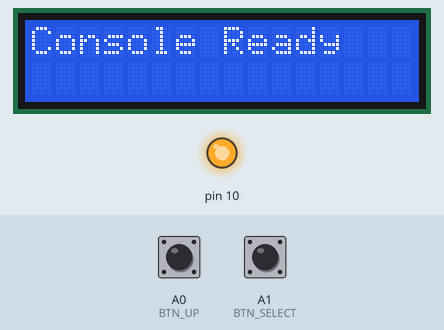
Bench run of a sketch on a simulated Arduino Uno, built with avr-gcc and run on an emulated ATmega328P. On the bench: 16×2 character LCD, output pins drawn as LEDs (lit = HIGH). The inputs (shaded band) are chosen by the test bench; at power-on: A1 (BTN_SELECT) HIGH, A0 (BTN_UP) HIGH. Random numbers use the default seed unless the sketch sets one; no radio packets arrive unless stated; what the sketch prints to the serial monitor is not drawn.

Above: at 1.1 s.
At 3.7 s:
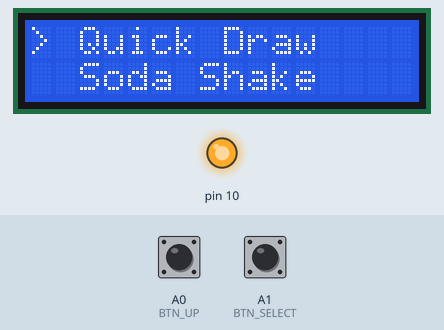
3.8 s: A1 (BTN_SELECT) pulled LOW for 0.15 s
At 4.3 s:
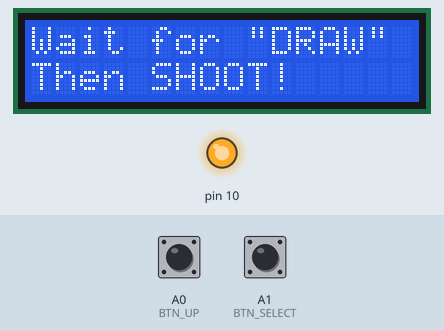
At 8.0 s:
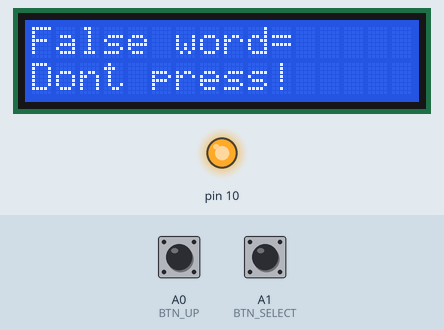
Timing chart, 0 to 9.5 s (numbered marks = the images above; inputs shaded):
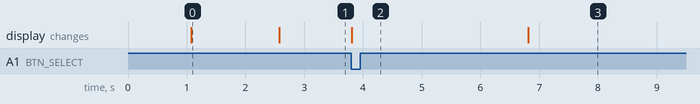

Measured:
- after the input at 3.8 s, the display: changes at once (image 2)
- what the display in image 0 shows lasts 1.5 s, from 1.1 s to 2.6 s

The sketch:

Master.ino
```cpp
//D5
#define CSN_PIN 5
//D3
#define CE_PIN 3
#define AMPLIFICATION 1
#include <SPI.h>
#include <nRF24L01.h>
#include <RF24.h>
#include <Wire.h>
#include <LiquidCrystal.h>

//RS, E, D4, D5, D6, D7
LiquidCrystal lcd(2,4,6,7,8,9);

RF24 radio(CE_PIN, CSN_PIN);

const String drawWords[6] = {"DRAW!", "FLAW!", "DRAG!", "DREW!", "DROW!", "DRAT!"};

const String status[20] = {"The can feels", "stable :)","The can is firm","to the touch","LOOK OUT","BEHIND YOU","STOP! STOP NOW!","wait, nevermind","speed up a bit","ur probably fine","You hear a faint","scream inside","The can is now"," very warm", "it's about time", "slowpoke","something smells","funny","DRAW!","oops, wrong game"};


const byte txAddr[6] = "00001"; // console → controller
const byte rxAddr[6] = "00002"; // controller → console

//menu
int menuIndex = 0;
String menuItems[3] = {"Quick Draw", "Soda Shake", "Samurai Slash"};

//button pin
#define BTN_UP A0

#define BTN_SELECT A1


void updateScreen(String l1, String l2="") {
  static String last1 = "";
  static String last2 = "";

  if (l1 != last1 || l2 != last2) {
    lcd.clear();
    lcd.setCursor(0,0);
    lcd.print(l1);
    lcd.setCursor(0,1);
    lcd.print(l2);

    last1 = l1;
    last2 = l2;
  }
}

// ================= MENU =================
void menu(){
  lcd.clear();

  for(int i = 0; i < 2; i++){
    int itemIndex = (menuIndex + i) % 3;

    lcd.setCursor(0, i);

    if(i == 0){
      lcd.print("> ");
    }

    else {
      lcd.print("  ");
    }

    lcd.print(menuItems[itemIndex]);
  }
}

void showResult(String l1, String l2="") {
  updateScreen(l1, l2);
  delay(3000);
}

String getBar(int level) {
  String bar = "";
  for(int i=0;i<level;i++) bar += "#";
  for(int i=level;i<5;i++) bar += "-";
  return bar;
}

void setup() {
  pinMode(10, OUTPUT);
  digitalWrite(10, HIGH);
  Serial.begin(9600);

  radio.begin();
  radio.setPALevel(RF24_PA_HIGH);
  radio.setDataRate(RF24_250KBPS);
  radio.setChannel(76);

  radio.openWritingPipe(txAddr);
  radio.openReadingPipe(1, rxAddr);

  radio.stopListening();

  //Serial.println("Console ready");

  lcd.begin(16,2);  //16 columns and 2 rows

  pinMode(BTN_UP, INPUT_PULLUP);
  pinMode(BTN_SELECT, INPUT_PULLUP);
  delay(1000);

  updateScreen("Console Ready");
  delay(1500);


  menu();
}


/*READ THIS IF YOU'RE GOING TO IMPLEMENT ANY GAMES

You don't need to know exactly how the radio transmission works, except that the controllers communicate to the console by directly sending info.
Game states are to be stored on the console, and controller actions are stored on controllers.
Only send the console your controller data if it's a relevant action.

Depending on what you're sending the console, your data will go inside a custom Struct of maximum 32 bytes.
The struct can contain literally anything you want to send the console as long as it's within this limit.
The point of this is to send all necessary data in one instruction.

an example of your data struct might be:
struct quickDraw{
  bool button;
  int y_position;
  int x_position;
}

I'll handle the specifics about sending and receiving info.
For now, if you want to write code to send the console/controllers something, write it like this and I'll change it later:
SEND *CONSOLE/CONTROLLER* StructData

*/


void loop() {
//This is gonna be the loop for the master when it's not in a game. Games will loop inside their own function.
  if(digitalRead(BTN_UP) == LOW){
    menuIndex++;
    if(menuIndex > 2){
      menuIndex = 0;
    }
    menu();
    delay(200);
  }

  if(digitalRead(BTN_SELECT) == LOW){

    if(menuIndex==0){
      quickDraw();
    }
    else if (menuIndex == 1){
      sodaShake();
    }
    else if (menuIndex == 2){
      //samuraiSlash();
    }
    updateScreen("Returning...", "Menu");
    delay(1500);
    menu();

  }
}


void quickDraw() {
  //Serial.println("started");
  int gameId = 1;
  radio.write(&gameId,sizeof(gameId));
  Serial.println("initialized");


  //DISPLAY START TEXT
  updateScreen("Wait for \"DRAW\"", "Then SHOOT!");
  delay(3000);
  updateScreen("False word=", "Dont press!");
  delay(3000);

  updateScreen("START!");
  delay(1000);


  bool inGame = true;
  bool draw = false;
  radio.startListening();
  radio.flush_rx();

  while (inGame) {

    int randomTimer = random(2000,5000);
    int randomWord = random(7);
    int identifier;

    // Wait random time
    for (int i = 0; i < randomTimer; i += 5) {
      delay(5);

      if (radio.available()) {
        radio.read(&identifier, sizeof(identifier));
        if (!draw) {
          if (identifier==1) {
            showResult("Too Early!", "Green Loses!");
          }
          else if(identifier==2){
            showResult("Too Early!", "Orange Loses!");
          }
        }
        else{
          if (identifier == 1) {
            showResult("Green Wins!");
            if (radio.available()) {
              showResult("It's A Tie!");
            }
          }
          else if (identifier == 2) {
            showResult("Orange Wins!");
            if (radio.available()) {
              showResult("It's A Tie!");
            }
          }
        }
          inGame = false;
          break;
      }
    }
    if (draw && inGame) {
      inGame = false;
      updateScreen("Too Slow!","No Winners!");
      delay(3000);
    }
    randomWord > 0 ? randomWord--: randomWord = randomWord;
    String generatedWord = drawWords[randomWord];
    if (generatedWord == "DRAW!") draw = true;
    // Show word
    if (inGame) {
      updateScreen(generatedWord);
    }
  }
  radio.flush_rx();
  radio.stopListening();
  int end = 5;
  radio.write(&end, sizeof(end));

}

/*instructions: one controller is going to be a can of soda. Players take turns shaking and passing it around.
Shaking the controller increases the amount of pressure in the can, until it reaches a threshold and explodes.
When a player has shaken it as much as they want, they press the button and pass it to the next person. */

void sodaShake() {
  Serial.println("started");
  bool inGame = true;
  int gameId = 2;
  radio.write(&gameId, sizeof(gameId));
  Serial.println("initialized");
  delay(400);
  int thresh = random(300,600);
  radio.write(&thresh,sizeof(thresh));
  float shakeValue;

  updateScreen("Shake the soda!","but be careful..");
  delay(2000);
  updateScreen("Too much and","it might burst!");
  delay(2000);

  while (inGame) {
    delay(1000);
    updateScreen("Shake!");
    radio.startListening();
    while (!radio.available());
    radio.read(&shakeValue, sizeof(shakeValue));

    if (shakeValue == -1) {
      updateScreen("BOOM!","You Lost!");
      radio.flush_rx();
      radio.stopListening();
      delay(5000);
      return;
    }

    float thing = shakeValue;
    float otherThing = thresh;
    float huh = shakeValue / thresh * 5;
    int what = int(trunc(huh));
    if (what < 2) {
     updateScreen(status[what*2], status[what*2+1]);
    }
    else {
      int funny = random(2,9);
      updateScreen(status[funny*2], status[funny*2+1]);
    }

    delay(3000);
    updateScreen("Ready?");
  }
}
```
